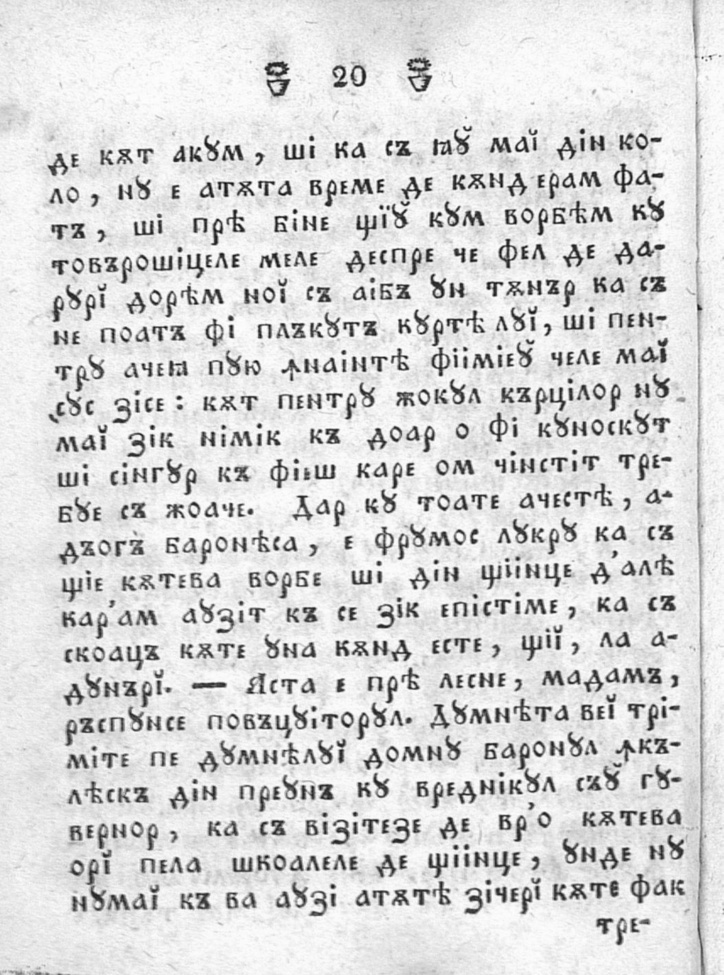
#> input picture src/test_image_1.jpg, 724 x 975 px, shrunk from 2923 x 3934 before the run
$ python toBlackWhite.py test_image_1.jpg out.png
#> lines starting #> are read from the running program, lines starting #| are printed output that depends on the picture; after the words box and inside, x2 and y2 are one past the last pixel; in counts of white or black regions, pixels touching at a corner belong together
from pprint import pprint
from PIL import Image
from sys import argv

"""Opens a grayscale file, and then users ToBlackAndWhite to convert it to only pure black and pure white
    :param inputPath: the path to a the input file that needs to be processed
    :param outputPath: the path where the result of the operation goes
"""
def ToBlackAndWhiteFile(inputPath,outputPath):
#> called with inputPath = 'test_image_1.jpg', outputPath = 'out.png'
    inp = Image.open(input_path)
#> inp is the input picture: PIL image 724x975 RGB; min 10, max 255, mean 215.2
    out = ToBlackAndWhite(inp)
    out.save(outputPath)


"""Converts all the pixels from grayscale to pure black and pure white using a PIL.Image object
    :param image: a PIL.Image object that we want to convert
"""
def ToBlackAndWhite(image):
    out = Image.new( image.mode, image.size)
#> out: PIL image 724x975 RGB; every value is 0

    originalPixels = image.load()
    newPixels = out.load()
    width, height = image.size
#> width = 724; height = 975

    for i in range(width):
        for j in range(height):
            if(originalPixels[i,j][0]<127):
                newPixels[i,j] = (0,0,0)
            else:
                newPixels[i,j] = (255,255,255)
    # decomment this to show result file
    # out.show()
    return out

if __name__=='__main__':
    if(len(argv)!=3):
        print("Usage: toBlakcWhite.py inputFile outputFile")
        exit(0)

    input_path = argv[1]
    output_path = argv[2]
    ToBlackAndWhiteFile(input_path,output_path)
#> in ToBlackAndWhiteFile, `out = ToBlackAndWhite(inp)`:
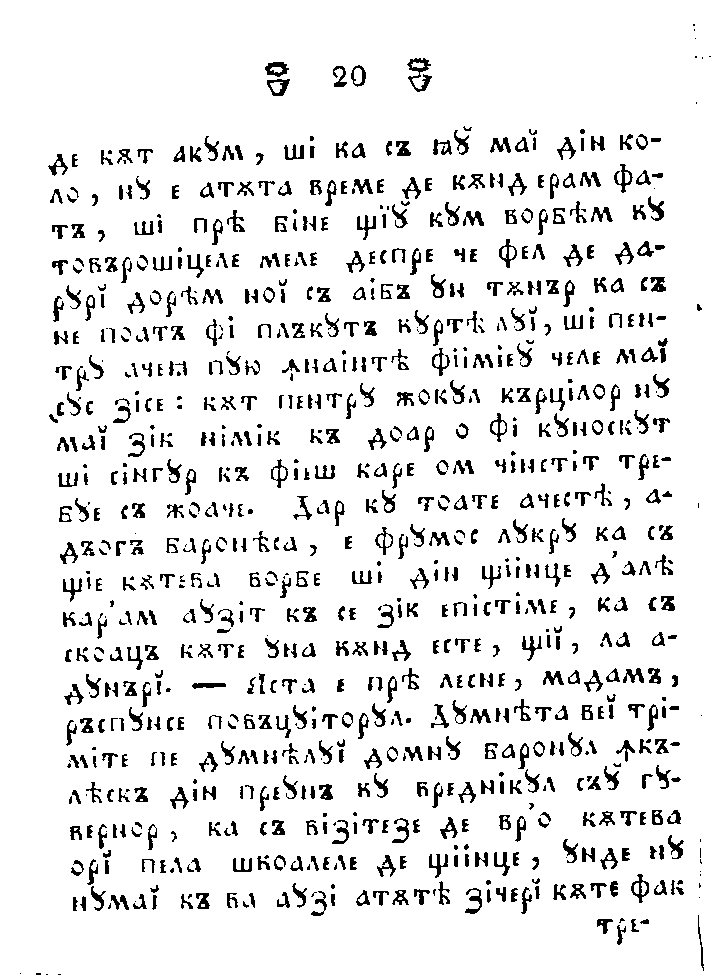
#> out: PIL image 724x975 RGB; 91% white; 940 black regions (159 under 20 px), largest, box (x1, y1, x2, y2) and area: (407, 58, 432, 92) 340, (265, 62, 289, 77) 206, (631, 874, 649, 903) 193
